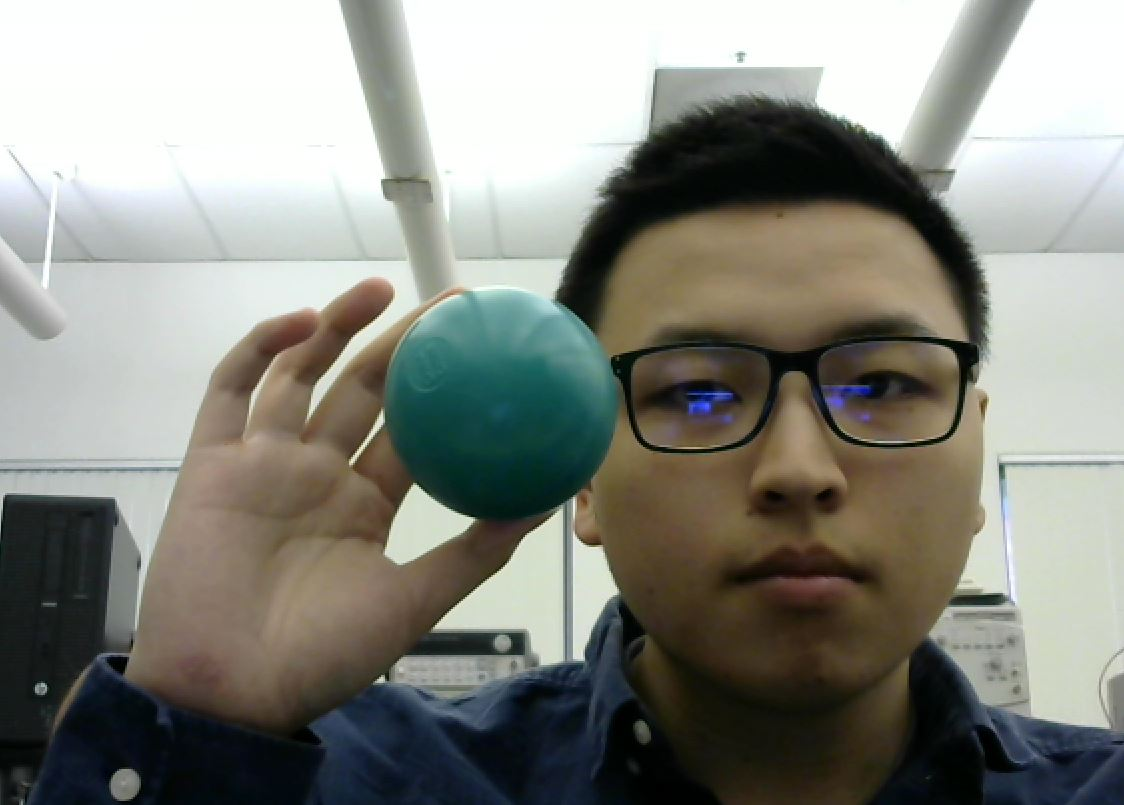
#> input picture ImageRecognition/ColorSamples/actualgreen.JPG, 1124 x 805 px, found by its file name
$ python color_thresholding.py
#> lines starting #> are read from the running program, lines starting #| are printed output that depends on the picture

import cv2,time,argparse,glob
import numpy as np

#global variable to keep track of
show = False

def onTrackbarActivity(x):
    global show
    show = True
    pass


if __name__ == '__main__' :

    # Get the filename from the command line
    files = ['actualgreen.jpg']
    files.sort()
    # load the image
    original = cv2.imread(files[0])
#> original is the input picture: shape (805, 1124, 3); mean B, G, R 129, 136.7, 135.6
    #Resize the image
    rsize = 500
    original = cv2.resize(original,(rsize,rsize))
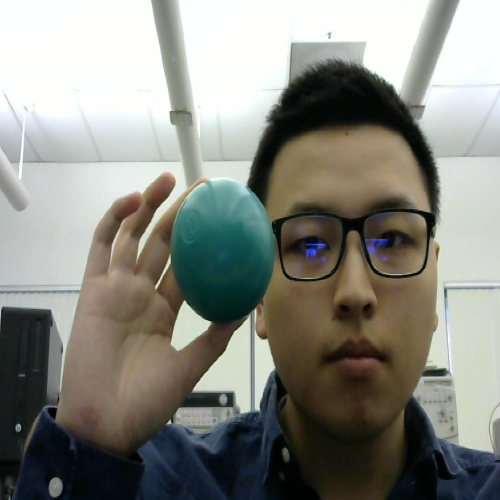
#> original: shape (500, 500, 3); mean B, G, R 128.9, 136.6, 135.5

    #position on the screen where the windows start
    initialX = 50
    initialY = 50

    #creating windows to display images
    cv2.namedWindow('P-> Previous, N-> Next',cv2.WINDOW_AUTOSIZE)
    # cv2.namedWindow('SelectBGR',cv2.WINDOW_AUTOSIZE)
    # cv2.namedWindow('SelectHSV',cv2.WINDOW_AUTOSIZE)
    cv2.namedWindow('SelectYCB',cv2.WINDOW_AUTOSIZE)
    # cv2.namedWindow('SelectLAB',cv2.WINDOW_AUTOSIZE)

    #moving the windows to stack them horizontally
    cv2.moveWindow('P-> Previous, N-> Next',initialX,initialY)
    # cv2.moveWindow('SelectBGR',initialX + (rsize + 5),initialY)
    #cv2.moveWindow('SelectHSV',initialX + 2*(rsize + 5),initialY)
    cv2.moveWindow('SelectYCB',initialX + (rsize + 5),initialY)
    # cv2.moveWindow('SelectLAB',initialX + 4*(rsize + 5),initialY)

    #creating trackbars to get values for YCrCb
    cv2.createTrackbar('CrMin','SelectYCB',0,255,onTrackbarActivity)
    cv2.createTrackbar('CrMax','SelectYCB',0,255,onTrackbarActivity)
    cv2.createTrackbar('CbMin','SelectYCB',0,255,onTrackbarActivity)
    cv2.createTrackbar('CbMax','SelectYCB',0,255,onTrackbarActivity)
    cv2.createTrackbar('YMin','SelectYCB',0,255,onTrackbarActivity)
    cv2.createTrackbar('YMax','SelectYCB',0,255,onTrackbarActivity)

    # [26 lines of commented-out code are left out]
    cv2.imshow('SelectYCB',original)
    # cv2.imshow('SelectLAB',original)
    # cv2.imshow('SelectBGR',original)
    i = 0
    while(1):

        cv2.imshow('P-> Previous, N-> Next',original)
        k = cv2.waitKey(1) & 0xFF
#> (key Esc is pressed here)

        # check next image in folder
        if k == ord('n'):
            i += 1
            original = cv2.imread(files[i%len(files)])
            original = cv2.resize(original,(rsize,rsize))
            show = True

        # check previous image in folder
        elif k == ord('p'):
            i -= 1
            original = cv2.imread(files[i%len(files)])
            original = cv2.resize(original,(rsize,rsize))
            show = True
        # Close all windows when 'esc' key is pressed
        elif k == 27:
            break

        if show: # If there is any event on the trackbar
            show = False

            # [31 lines of commented-out code are left out]
            YMin = cv2.getTrackbarPos('YMin','SelectYCB')
            CrMin = cv2.getTrackbarPos('CrMin','SelectYCB')
            CbMin = cv2.getTrackbarPos('CbMin','SelectYCB')
            YMax = cv2.getTrackbarPos('YMax','SelectYCB')
            CrMax = cv2.getTrackbarPos('CrMax','SelectYCB')
            CbMax = cv2.getTrackbarPos('CbMax','SelectYCB')
            minYCB = np.array([YMin, CrMin, CbMin])
            maxYCB = np.array([YMax, CrMax, CbMax])

            # Convert the BGR image to other color spaces
            # imageBGR = np.copy(original)
            # imageHSV = cv2.cvtColor(original,cv2.COLOR_BGR2HSV)
            imageYCB = cv2.cvtColor(original,cv2.COLOR_BGR2YCrCb)
            # [8 lines of commented-out code are left out]

            maskYCB = cv2.inRange(imageYCB,minYCB,maxYCB)
            resultYCB = cv2.bitwise_and(original, original, mask = maskYCB)

            # maskLAB = cv2.inRange(imageLAB,minLAB,maxLAB)
            # resultLAB = cv2.bitwise_and(original, original, mask = maskLAB)

            # # Show the results
            # cv2.imshow('SelectBGR',resultBGR)
            cv2.imshow('SelectYCB',resultYCB)
            # cv2.imshow('SelectLAB',resultLAB)
            # cv2.imshow('SelectHSV',resultHSV)

cv2.destroyAllWindows()

$ run again, with ImageRecognition/ColorSamples/actualred.JPG copied over ImageRecognition/ColorSamples/actualgreen.JPG
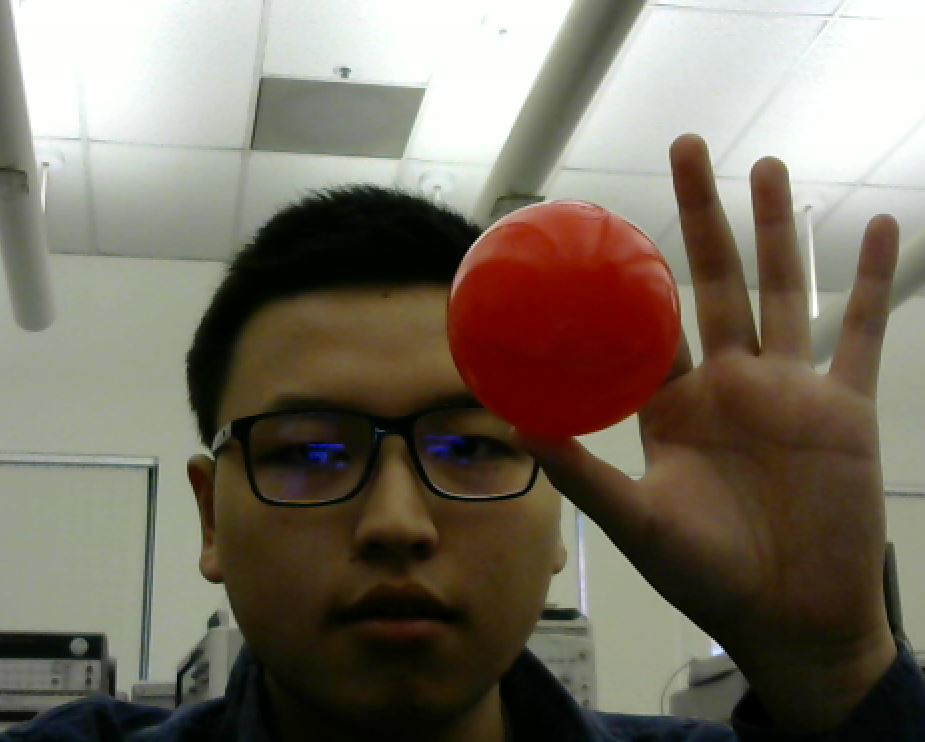
#> input picture ImageRecognition/ColorSamples/actualred.JPG, 925 x 742 px, found by its file name
#> original is the input picture: shape (742, 925, 3); mean B, G, R 98.7, 111.9, 120.1
#> `original = cv2.resize(original,(rsize,rsize))`:
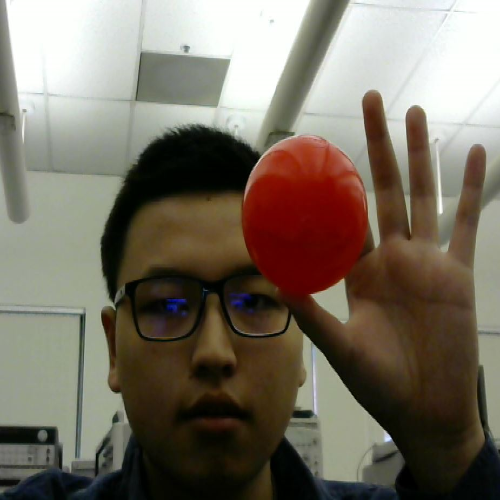
#> original: shape (500, 500, 3); mean B, G, R 98.6, 111.8, 120

$ run again, with ImageRecognition/ColorSamples/ball1.jpg copied over ImageRecognition/ColorSamples/actualgreen.JPG
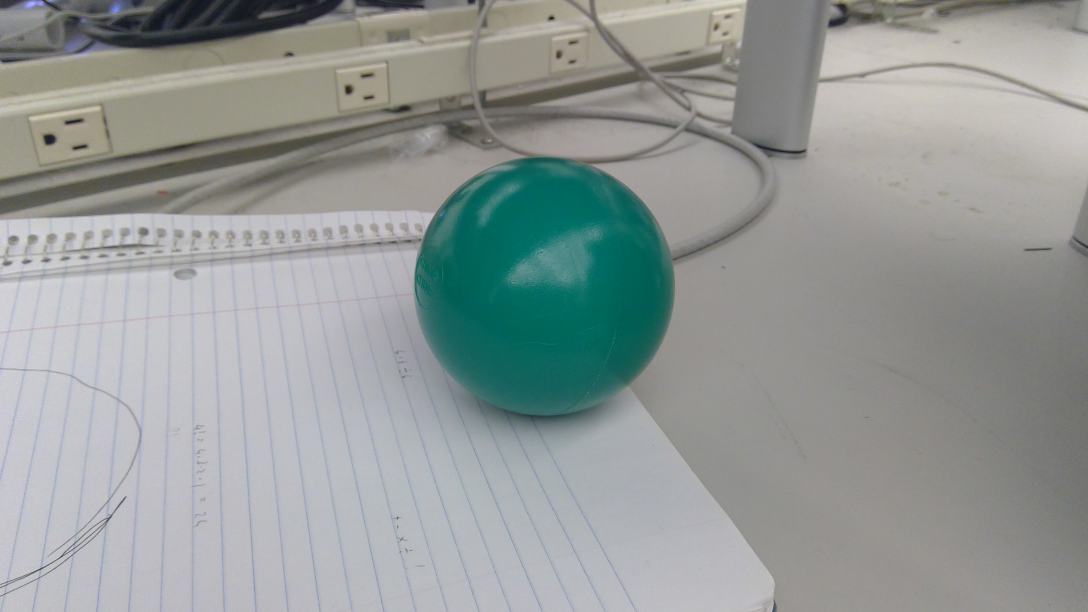
#> input picture ImageRecognition/ColorSamples/ball1.jpg, 3264 x 1836 px, found by its file name (shown at 1/3 size)
#> original is the input picture: shape (1836, 3264, 3); mean B, G, R 152.1, 153.9, 147.9
#> `original = cv2.resize(original,(rsize,rsize))`:
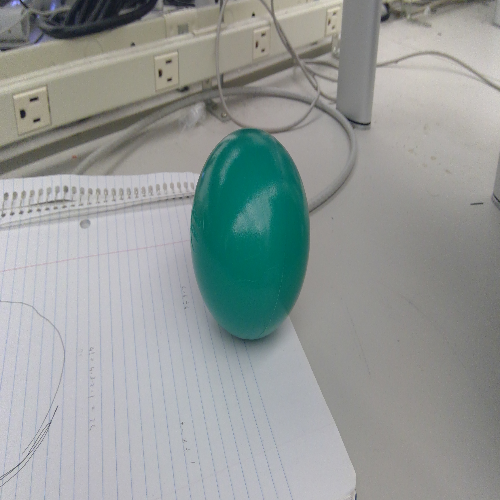
#> original: shape (500, 500, 3); mean B, G, R 152, 153.8, 147.8
